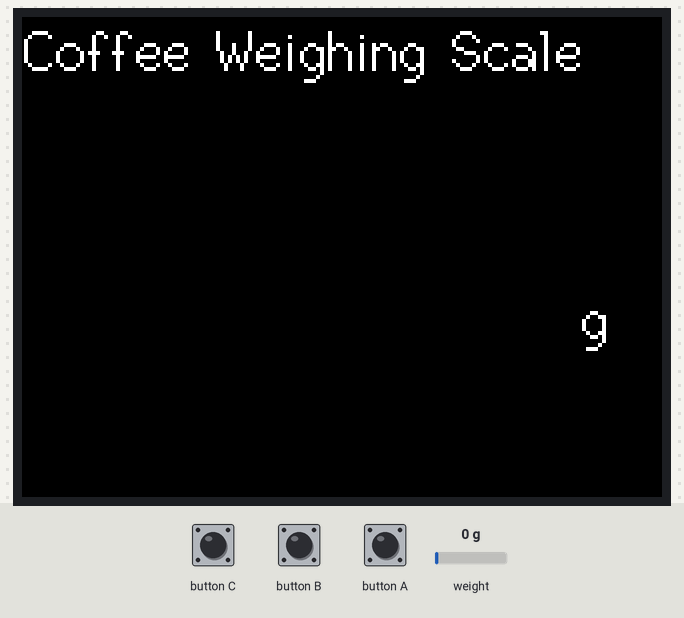
This sketch was run on a simulated ESP32. Parts: 320×240 colour display. Wiring (inferred from the names in the program): HX711 load-cell converter: data GPIO 21; SCK GPIO 22. Inputs (shaded band) come from the test bench; at power-on: weight on the scale 0 g. WiFi joins after 1.5 s; servers stay silent unless stated; no MQTT or app messages arrive unless stated; what the sketch prints to the serial monitor is not drawn.

Above: at 6.7 s.
6.8 s: button C pressed for 1 s
At 10.7 s:
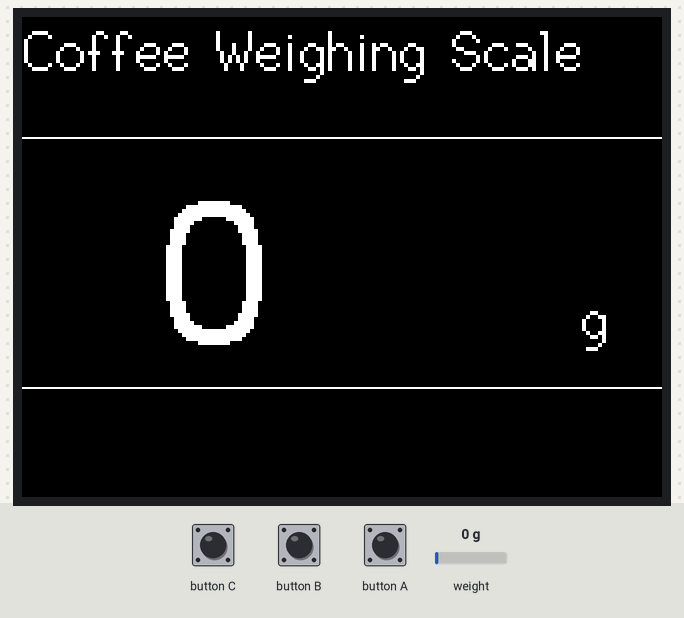
10.9 s: weight on the scale set to 100 g
At 12.6 s:
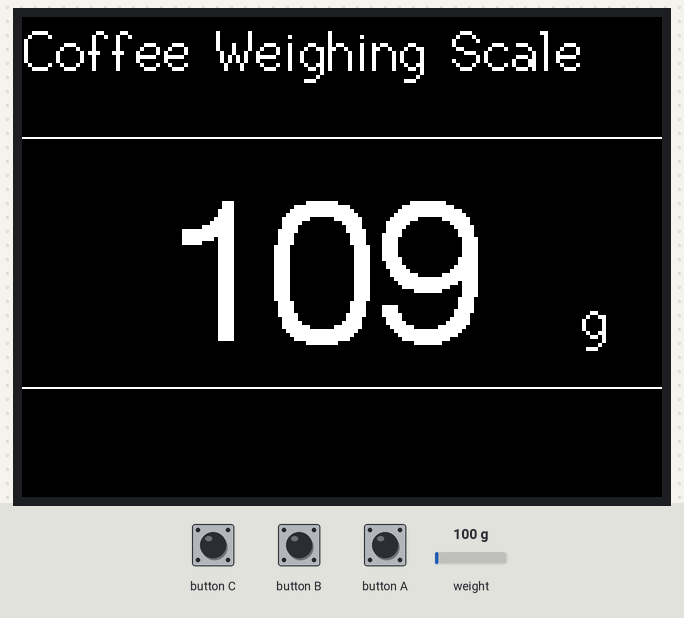
13.1 s: weight on the scale set to 1250 g
At 14.6 s:
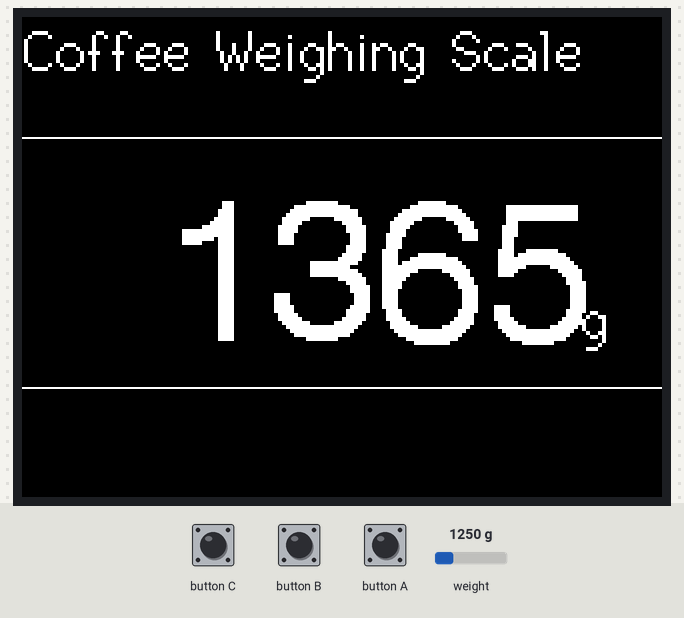
15.1 s: button C pressed for 0.15 s
At 18.1 s:
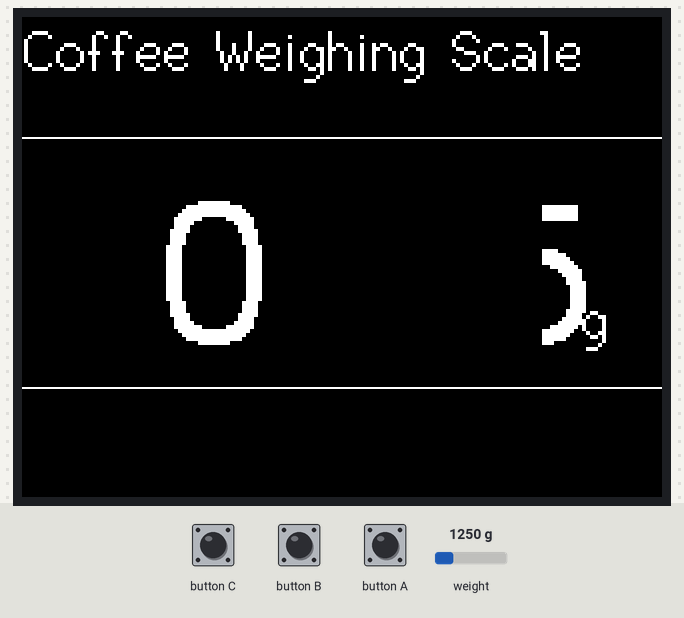
18.3 s: button B pressed for 1 s
21.6 s: weight on the scale set to 3750 g
At 22.8 s:
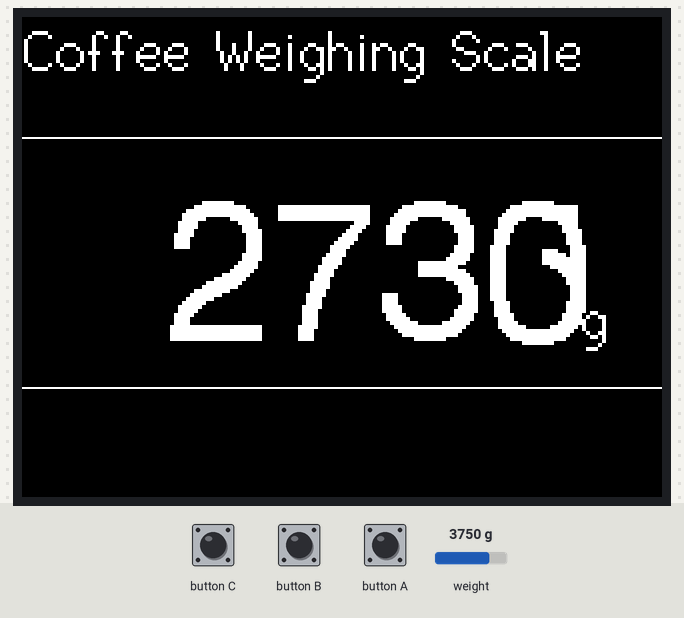
Timing chart, 0 to 24.5 s (numbered marks = the images above; inputs shaded):
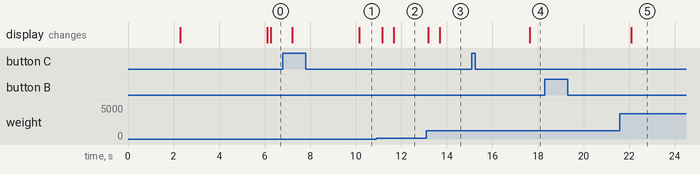

The sketch:

loadcell_adc_mqtt.ino
```cpp
// loadcell_adc_mqtt
// M5stackでHX711ロードセルを使用する時の動作確認用のプログラムです
// loadcellの生の出力値をmqttで送信します。
// ワークショップ用のサンプルプログラムです
// Cボタン：オフセット
// ロードセルのサンプルプログラム https://akizukidenshi.com/catalog/g/gK-12370/


#include <Arduino.h>
#include <M5Stack.h>
#include <WiFi.h>
#include <PubSubClient.h>


// 回帰分析で取得した説明変数をこちらに記入します
float ExplanatoryVariable = 0.0026;    // 傾き


// 通信用の設定
//接続するアクセスポイントの情報
const char *ssid = "your_ssid";
const char *password = "your_pass";
// Pub/Subの設定
const char* mqttHost = "your_server";         //ipアドレスかドメインで指定する
const int mqttPort = 1883;                    //通常は1883か8883
// 送信トピック
const char* topic = "your_topic";             // 送信するトピック名（変更）


// ピンの設定
// 好ましくはないが実験的に使用
#define DATA_PIN  21                         // データ出力ピン
#define CLK_PIN   22                         // クロック入力ピン

// 通信の間隔
#define PUBLISH_INTERVAL 5                  // 送信間隔を秒で指定


// 割り込みフラグ
volatile bool timerflg = 0;
// 画面の状態
volatile int display_st = 99;              // 最初は必ず実行されるように
volatile float old_value = 0;              // 画面を変更させるために過去のデータを持たせる
// 通信が確立しているかどうかのフラグ
volatile bool communication_connect_flg = false;


// 重量計の動作
void AE_HX711_Init(void);                 // ロードセルアンプの初期化
void AE_HX711_Reset(void);                // ロードセルアンプのリセット
long AE_HX711_Read(void);                 // ロードセルアンプの値を読む
long AE_HX711_Averaging(char num);        // ばらつきを抑えるため平均をとる
int convetToWeight(long AE_HX711_Value);  // ADCの出力値を重量に変換

// ボタンが押されたときの動作
void buttonLoop();                          // メインルーチンに置いておく必要があります
void pushAbutton();
void pushBbutton();
void pushCbutton();

// 画面の設定
void initScreen();                            // 画面の初期化
void startupScreen();                         // 立ち上がり画面の作成
void createMeasureScreen();                   // センサーの表示画面の作成
void indicateMeasureValue(int *measureValue); // 測定した値の表示

// 通信に関すること
void connectWiFi();                           // Wi-Fiに接続
void connectMqtt();                           // ブローカーサーバーに接続
void MqttPublish(const char *payload);        // mqttを送信

WiFiClient wifiClient;
PubSubClient mqttClient(wifiClient);


long offset_raw;     // オフセット（ADCの生値）


void setup() {

  Serial.begin(115200);
  Serial.println("system start");

  // 立ち上がり画面の作成
  initScreen();
  startupScreen();

  // 重量計の初期化
  AE_HX711_Init();
  M5.Lcd.print("\nsensor init done\n\n connecting wi-fi");

  // 通信の開始
  connectWiFi();    //Ｗｉ-Ｆｉの接続確認
  connectMqtt();    //mQTTサーバーへの接続確認
  M5.Lcd.print("\nwi-fi connect done!\nGet offset");

  // オフセットの取得
  offset_raw = AE_HX711_Averaging(30);    // 多少時間がかかる
  Serial.printf("offset raw value : %ld\n\n", offset_raw);
}

void loop() {

  buttonLoop();

  // タイマーの作成
  static long old_mills = 0;
  static int pub_counter = 0;

  // 重量の取得
  long raw_value = AE_HX711_Averaging(5);
  long true_raw_value = raw_value - offset_raw;
  // Serial.printf("measure value : %d\n", true_raw_value);  // 確認用の表示

  // 重量に変換
  int weight = convetToWeight(true_raw_value);
  // Serial.printf("weight : %d g\n", weight);                   // 確認用の表示

  // 画面表示について
  if ( display_st != 1){

    // 測定値の表示モードになっていないときは表示画面を作成する
    display_st = 1;
    Serial.println("create screen");
    createMeasureScreen();
  }

  // 画面の更新の頻度を考える(0.5秒に一回)
  if(old_mills == 0){
    old_mills = millis();
  }

  if (millis() - old_mills  >= 500){
    old_mills = millis();
    pub_counter += 1;     // 送信用のカンターのカウントアップ
    // Serial.println("time slapsed"); // 確認用の表示
    indicateMeasureValue(&weight);
  }

  // 指定した間隔でデータを送信
  if (pub_counter >= PUBLISH_INTERVAL * 2){
    pub_counter = 0;
    char payload[256];
    sprintf(payload, "{\"value\": %ld}", true_raw_value);
    MqttPublish(payload);    //mqtを送信する
  }
}


// 重量計に関すること------------------------------
// 重量計の初期化
void AE_HX711_Init(void)
{
  pinMode(CLK_PIN, OUTPUT);
  pinMode(DATA_PIN, INPUT);
  AE_HX711_Reset();
}

// 重量計のリセット
void AE_HX711_Reset(void)
{
  digitalWrite(CLK_PIN,1);
  delayMicroseconds(100);
  digitalWrite(CLK_PIN,0);
  delayMicroseconds(100);
}

// 重量計の値を読み取る
long AE_HX711_Read(void){

  long data=0;
  while(digitalRead(DATA_PIN)!=0);
  delayMicroseconds(10);
  for(int i=0;i<24;i++)
  {
    digitalWrite(CLK_PIN,1);
    delayMicroseconds(5);
    digitalWrite(CLK_PIN,0);
    delayMicroseconds(5);
    data = (data<<1)|(digitalRead(DATA_PIN));
  }
  //Serial.println(data,HEX);
  digitalWrite(CLK_PIN,1);
  delayMicroseconds(10);
  digitalWrite(CLK_PIN,0);
  delayMicroseconds(10);
  return data^0x800000;
}

// ばらつきを抑えるため平均をとる
long AE_HX711_Averaging(char num){
  long sum = 0;
  for (int i = 0; i < num; i++) sum += AE_HX711_Read();
  return sum / num;
}

// 重量計の値を重量に変換
int convetToWeight(long AE_HX711_Value){
  float weight;
  weight = AE_HX711_Value * ExplanatoryVariable;
  // Serial.printf("relative weigth : %f\n", weight); // 確認用の表示
  return (int)weight; // 小数点以下は切り捨て
}


// 画面表示に関すること---------------------------------------------------
// 画面の初期化
void initScreen(){

  M5.Lcd.begin();  //Initialize M5Stack
  M5.Lcd.fillScreen(BLACK);
  M5.Lcd.setTextColor(WHITE);
  M5.Lcd.setCursor(5,30);
  M5.Lcd.setTextSize(2);
}

// 立ち上がり画面の作成
void startupScreen(){

  M5.Lcd.print("smart gravimeter\n");
  M5.Lcd.setTextColor(RED);
  M5.Lcd.print("\n");
  M5.Lcd.print("system start");
  M5.Lcd.setTextColor(WHITE);
  M5.Lcd.print("\n");
  M5.Lcd.print("\n\nsensor init\n");

}

// センサーの表示画面の作成
void createMeasureScreen(){

  M5.Lcd.clear();
  M5.Lcd.fillScreen(BLACK);
  M5.Lcd.setTextColor(WHITE);
  M5.Lcd.setTextSize(2);
  M5.Lcd.drawString("Coffee Weighing Scale", 1, 1, 2);
  M5.Lcd.drawString("g", 280, 135, 2);
  // 通信状態の表示（未実装）
  // M5.Lcd.setTextSize(1);
  // M5.Lcd.drawString("signal", 195, 190, 4);
  // M5.Lcd.drawFastHLine(0, 60, 320, WHITE);
  // M5.Lcd.drawFastHLine(0, 185, 320, WHITE);
  // // 〇の表示
  // M5.Lcd.fillCircle(295, 213, 18, GREEN);
}

// 測定した値の表示
void indicateMeasureValue(int *measureValue){

  // 値を消去
  M5.Lcd.fillRect(10, 65, 250, 120, BLACK);   //表示部分のクリア

  // 値を表示
  String buf = "";
  buf = String(*measureValue, DEC);   // 整数(10進数)を文字列に変換
  M5.Lcd.drawString(buf, 70, 90, 6);
  M5.Lcd.drawFastHLine(0, 60, 320, WHITE);
  M5.Lcd.drawFastHLine(0, 185, 320, WHITE);
}

// ボタンが押されたときの処理
void buttonLoop(){

  M5.update();

  if(M5.BtnA.wasPressed()){
    delay(500);   // チャタリング防止
    Serial.println("button A pushed");
    pushAbutton();
  }else if(M5.BtnB.wasPressed()){
    delay(500);   // チャタリング防止
    Serial.println("button B pushed");
    pushBbutton();
  }else if(M5.BtnC.wasPressed()){
    delay(500);   // チャタリング防止
    Serial.println("button C pushed");
    pushCbutton();
  }
}

void pushAbutton() {
  Serial.println("button A pshed");
  // Aボタンに割り当てたい処理を書きます
}

void pushBbutton() {
  Serial.println("button B pshed");
  // Bボタンに割り当てたい処理を書きます
}

void pushCbutton() {

  Serial.println("button C pshed");
  Serial.println("get offset");

  // Cボタンに割り当てたい処理
  // オフセットを取得する
  offset_raw = AE_HX711_Averaging(10);
  Serial.printf("offset raw value : %ld\n\n", offset_raw);
}


//通信関係の処理--------------------------------------------
//Wi-Fiを接続する
void connectWiFi(){

  //Wi-Fiのアクセスポイントに接続
  //第一引数：ssid
  //第二引数：パスワード
  WiFi.begin(ssid, password);
  Serial.print("WiFi connecting...");

  int i = 0 ;   //接続確認の時間
  //Wi-Fiの接続確認
  while(WiFi.status() != WL_CONNECTED) {
    i += 1;
    Serial.print(".");
    delay(1000);
    // 5秒間Wi-Fiが接続できないときは接続をやり直す
    if (i == 5){
      Serial.println("WiFi reset");
      connectWiFi();
    }
  }

  //Wi-Fiの接続が確認出来たらコンソールに表示して確認する
  Serial.print(" connected. ");
  Serial.println(WiFi.localIP());
}

//MQTTの接続
void connectMqtt(){

  //Wi-Fiの接続確認
  while(WiFi.status() != WL_CONNECTED) {
    Serial.print("WiFi is not connect");
    connectWiFi();
  }

  //brokerサーバーに接続する
  //第一引数：ブローカーサーバーのドメインもしくはipアドレス
  //第二引数：接続するポート（通常は1883か8883）
  mqttClient.setServer(mqttHost, mqttPort);

  //clientIDを作成してサーバーに接続する
  while( ! mqttClient.connected() ) {

    Serial.println("Connecting to MQTT...");

    //MacアドレスからクライアントIDを作成する
    String clientId = "ESP32-" +  getMacAddr();
    //確認用の表示
    Serial.print("clientID : ");
    Serial.println(clientId.c_str());

    //接続の確認
    //if ( mqttClient.connect(clientId.c_str(),mqtt_username, mqtt_password) ) {  //ユーザー認証を行う時はこちらを利用する
    if ( mqttClient.connect(clientId.c_str())) {

      Serial.println("connected");
    }
  }
}

//Mqttの送信
void MqttPublish(const char *payload){

  //mqttの接続を確認
  while( ! mqttClient.connected() ) {
    Serial.println("Mqtt is not connect");
    connectMqtt();
  }

  //mqttの送信
  //第一引数：トピック名
  //第二引数：送信するデータ
  mqttClient.publish(topic, payload);
  //コンソールに送信するデータを表示して確認
  Serial.print("published ");
  Serial.println(payload);
}

// Macアドレスを文字列で取得する mqttのクライアントIDに利用する
String getMacAddr(){

    byte mac[6];
    char buf[50];
    WiFi.macAddress(mac);
    sprintf(buf, "%02x%02x%02x%02x%02x%02x", mac[0], mac[1], mac[2], mac[3], mac[4], mac[5]);
    return String(buf);
}
```

Measured:
- after the input at 6.8 s, the display: first differs from a run without the input after 3.4 s (image 1)
- after the input at 10.9 s, the display: first changes after 0.26 s (image 2 shows a later state)
- after the input at 13.1 s, the display: first changes after 0.08 s (image 3 shows a later state)
- after the input at 15.1 s, the display: changes after 2.5 s (image 4)
- after the input at 18.3 s, every drawn part: stays the same
- after the input at 21.6 s, the display: changes after 0.49 s (image 5)
